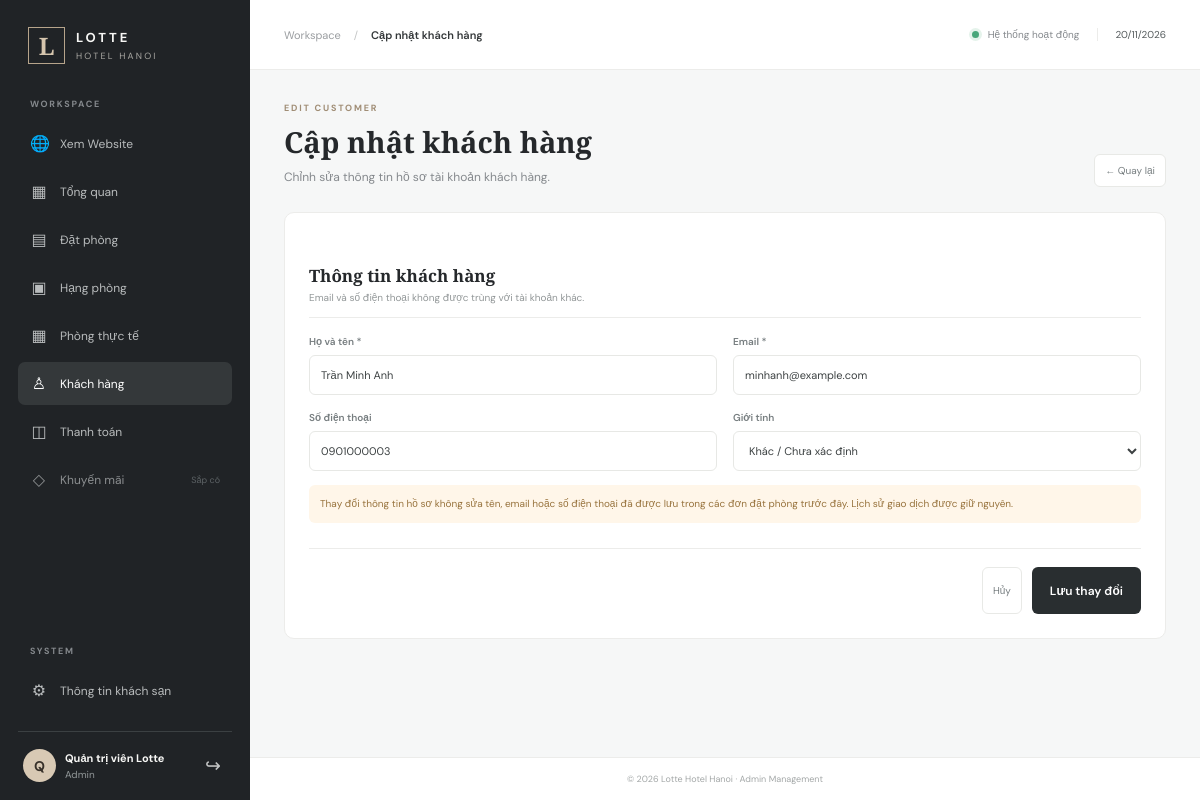
The app's page /admin/customers/edit?id=3 (signed in) with its own data.
### tables this page shows
CREATE TABLE IF NOT EXISTS users (
 id BIGINT UNSIGNED AUTO_INCREMENT PRIMARY KEY,
 full_name VARCHAR(150) NOT NULL,
 email VARCHAR(150) NOT NULL UNIQUE,
 phone VARCHAR(20) UNIQUE,
 password_hash VARCHAR(255) DEFAULT NULL,
 avatar VARCHAR(500),
 gender ENUM('male','female','other') DEFAULT 'other',
 role ENUM('customer','staff','admin') DEFAULT 'customer',
 status ENUM('active','inactive','blocked') DEFAULT 'active',
 created_at TIMESTAMP DEFAULT CURRENT_TIMESTAMP,
 updated_at TIMESTAMP DEFAULT CURRENT_TIMESTAMP ON UPDATE CURRENT_TIMESTAMP
);

### app/Core/Controller.php (called while the page is built, shortened)
<?php
abstract class Controller
{
    protected function view(string $view, array $data = [], string $layout = 'admin'): void
    {
        extract($data, EXTR_SKIP);
        $viewFile = BASE_PATH . '/app/Views/' . $view . '.php';
        require $viewFile;
    }
}

### app/Controllers/CustomerController.php (called while the page is built, shortened)
<?php
final class CustomerController extends Controller
{
    public function edit(): void
    {
        $customer = (new Customer())->find(max(0, (int)($_GET['id'] ?? 0)));
        $this->view('admin/customers/form', [
            'title' => 'Cập nhật khách hàng',
            'activeMenu' => 'customers',
            'customer' => $customer,
        ]);
    }
}

### app/Core/Router.php (called while the page is built, shortened)
<?php
final class Router
{
    private array $routes = [];
    public function get(string $path, array $handler): void
    {
        $this->routes['GET'][$this->normalize($path)] = $handler;
    }
    public function post(string $path, array $handler): void
    {
        $this->routes['POST'][$this->normalize($path)] = $handler;
    }
    private function normalize(string $path): string
    {
        $path = '/' . trim($path, '/');
        return $path === '//' ? '/' : $path;
    }
    public function dispatch(string $method, string $uri): void
    {
        $path = parse_url($uri, PHP_URL_PATH) ?: '/';
        $path = $this->normalize($path);
        $handler = $this->routes[$method][$path] ?? null;
        [$controllerClass, $action] = $handler;
        (new $controllerClass())->$action();
    }
}

### public/index.php (called while the page is built, shortened)
<?php
require BASE_PATH . '/app/Core/Database.php';
require BASE_PATH . '/app/Core/Controller.php';
require BASE_PATH . '/app/Core/Model.php';
require BASE_PATH . '/app/Core/Router.php';
require BASE_PATH . '/app/Models/Customer.php';
require BASE_PATH . '/app/Controllers/CustomerController.php';
$router = new Router();
$router->dispatch($_SERVER['REQUEST_METHOD'], $_SERVER['REQUEST_URI']);

### config/database.php (called while the page is built)
<?php
return [
    'host' => '127.0.0.1',
    'port' => '3306',
    'database' => 'lotte_hotel_booking',
    'username' => 'root',
    'password' => '',
];

### app/Core/Database.php (called while the page is built, shortened)
<?php
final class Database
{
    private static ?PDO $connection = null;
    public static function connection(): PDO
    {
        if (self::$connection === null) {
            $config = require BASE_PATH . '/config/database.php';
            $dsn = sprintf(
                'mysql:host=%s;port=%s;dbname=%s;charset=utf8mb4',
                $config['host'], $config['port'], $config['database']
            );
            self::$connection = new PDO($dsn, $config['username'], $config['password'], [
                PDO::ATTR_ERRMODE => PDO::ERRMODE_EXCEPTION,
                PDO::ATTR_DEFAULT_FETCH_MODE => PDO::FETCH_ASSOC,
                PDO::ATTR_EMULATE_PREPARES => false,
            ]);
        }
        return self::$connection;
    }
}

### app/Core/Model.php (called while the page is built, shortened)
<?php
abstract class Model
{
    public function __construct()
    {
        $this->db = Database::connection();
    }
}

### app/Models/Customer.php (called while the page is built, shortened)
<?php
final class Customer extends Model
{
    public function find(int $id): ?array
    {
        $stmt = $this->db->prepare(
            "SELECT u.id,u.full_name,u.email,u.phone,u.gender,u.status,u.created_at,u.updated_at,
                    COUNT(DISTINCT b.id) booking_count,
                    COALESCE(SUM(CASE WHEN b.booking_status <> 'cancelled' THEN b.total_amount ELSE 0 END),0) booking_value
             FROM users u LEFT JOIN bookings b ON b.user_id=u.id
             WHERE u.id=:id AND u.role='customer'
             GROUP BY u.id LIMIT 1"
        );
        $stmt->execute(['id' => $id]);
        $customer = $stmt->fetch();
        $stmt = $this->db->prepare(
            "SELECT b.id,b.booking_code,b.hotel_id,b.check_in,b.check_out,b.total_amount,
                    b.payment_method,b.payment_status,b.booking_status,b.created_at,h.name hotel_name
             FROM bookings b LEFT JOIN hotels h ON h.id=b.hotel_id
             WHERE b.user_id=:id ORDER BY b.created_at DESC,b.id DESC"
        );
        $stmt->execute(['id' => $id]);
        $customer['bookings'] = $stmt->fetchAll();
        return $customer;
    }
}

### app/Views/admin/customers/form.php (the view, shortened to what this page needs)
<?php $esc=static fn($v):string=>htmlspecialchars((string)$v,ENT_QUOTES,'UTF-8'); ?>
<div class="page-heading"><div><span class="eyebrow">EDIT CUSTOMER</span><h1>Cập nhật khách hàng</h1><p class="muted">Chỉnh sửa thông tin hồ sơ tài khoản khách hàng.</p></div><a class="btn-reset" href="<?= BASE_URL ?>/admin/customers/show?id=<?= (int)$customer['id'] ?>">← Quay lại</a></div>
<form class="panel management-form" method="post" action="<?= BASE_URL ?>/admin/customers/update">
<div class="form-section-title"><h2>Thông tin khách hàng</h2><p>Email và số điện thoại không được trùng với tài khoản khác.</p></div>
<div class="form-grid">
<label><span>Họ và tên *</span><input name="full_name" required maxlength="150" value="<?= $esc($customer['full_name']) ?>"></label>
<label><span>Email *</span><input type="email" name="email" required maxlength="150" value="<?= $esc($customer['email']) ?>"></label>
<label><span>Số điện thoại</span><input type="tel" name="phone" maxlength="20" value="<?= $esc($customer['phone']) ?>" pattern="[0-9+\s().-]{8,20}"></label>
<label><span>Giới tính</span><select name="gender"><option value="other" <?= $customer['gender']==='other'?'selected':'' ?>>Khác / Chưa xác định</option></select></label>
</div>
<div class="workflow-hint hint-warn">Thay đổi thông tin hồ sơ không sửa tên, email hoặc số điện thoại đã được lưu trong các đơn đặt phòng trước đây. Lịch sử giao dịch được giữ nguyên.</div>
<div class="form-footer"><a class="btn-reset" href="<?= BASE_URL ?>/admin/customers/show?id=<?= (int)$customer['id'] ?>">Hủy</a><button class="btn-primary" type="submit">Lưu thay đổi</button></div>
</form>

### public/assets/css/admin.css (style rules this page uses)
* { box-sizing:border-box }
:root { --ink:#25282b;--muted:#85898d;--line:#ececea;--paper:#fff;--canvas:#f6f7f7;--accent:#8c7962;--nav:#202326;--green:#23845b }
body { margin:0;font-family:"DM Sans",sans-serif;color:var(--ink);background:var(--canvas);font-size:14px }
a { text-decoration:none;color:inherit }
.page-heading { display:flex;justify-content:space-between;align-items:flex-end;margin-bottom:25px }
.eyebrow { display:block;color:#a08d75;font-size:9px;font-weight:700;letter-spacing:1.8px;margin-bottom:8px }
h1,h2,p { margin-top:0 }
.page-heading h1 { font:700 29px "Playfair Display",serif;margin:0 0 7px }
.muted { color:var(--muted);font-size:12px;margin:0;line-height:1.6 }
.stat-card,.panel { background:var(--paper);border:1px solid var(--line);border-radius:10px }
.panel { min-width:0;padding:20px }
.btn-primary { height:47px;background:#292e30;color:#fff;border:0;border-radius:6px;font:600 12px "DM Sans",sans-serif;cursor:pointer }
.btn-reset { display:inline-flex;align-items:center;justify-content:center;color:#777e80;font-size:10px;padding:9px 10px;border:1px solid #e8e9e6;border-radius:6px;background:#fff;white-space:nowrap }
.workflow-hint { font-size:10px;line-height:1.6;padding:11px;border-radius:6px;margin:14px 0 }
.hint-warn { background:#fff6e9;color:#98733d }
.management-form { padding:24px;max-width:980px }
.form-section-title { padding-bottom:13px;margin:0 0 17px;border-bottom:1px solid var(--line) }
.form-section-title:not(:first-child) { margin-top:27px }
.form-section-title h2 { font:600 17px "Playfair Display",serif;margin:0 0 4px }
.form-section-title p { font-size:10px;color:#929798;margin:0 }
.form-grid { display:grid;grid-template-columns:repeat(2,minmax(0,1fr));gap:16px }
.form-grid label { display:grid;gap:7px;min-width:0 }
.form-grid label>span { font-size:10px;color:#777e80;font-weight:600 }
.form-grid input,.form-grid select,.form-grid textarea { width:100%;min-width:0;border:1px solid #e7e8e5;border-radius:6px;background:#fff;padding:10px 11px;font:11px "DM Sans",sans-serif;color:#3d4243;outline:none }
.form-grid input,.form-grid select { height:40px }
.form-footer { display:flex;justify-content:flex-end;gap:10px;border-top:1px solid var(--line);padding-top:18px;margin-top:25px }
.form-footer .btn-primary { min-height:38px;padding:0 18px }

### records on screen
users: full_name "Trần Minh Anh", email "minhanh@example.com", phone "0901000003", gender "Khác / Chưa xác định"

### other values on screen
mb_strtoupper(mb_substr(Auth::user()['full_name'] ?? 'A', 0, 1)) "Q"
Auth::user()['full_name'] "Quản trị viên Lotte"
Auth::user()['role'] "Admin"
$title "Cập nhật khách hàng"
